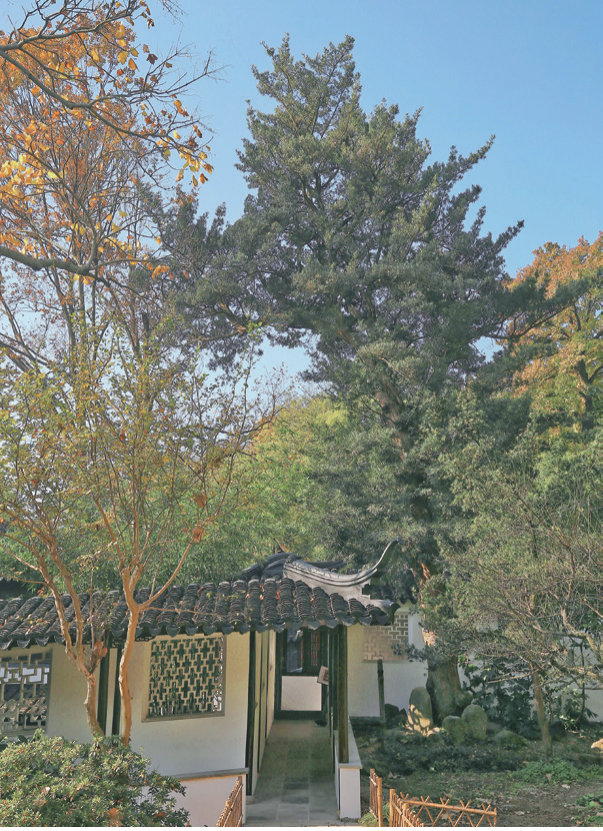
#> input picture analysis/pilot/images/story/shbl-img-p012-1.jpg, 603 x 831 px
$ python audit_media.py ../pilot/images/story out.png
#> lines starting #> are read from the running program, lines starting #| are printed output that depends on the picture
"""古树资料包审计：逐文件生成清单（格式、EXIF/GPS、清晰度、重复）并标记质量问题。

用法:
    python audit_media.py <解压根目录> <输出目录> [--expected-year 2026]

<解压根目录> 下每个一级子目录视为一棵树/一个点位（例如每个 zip 解压到一个子目录）。
输出 inventory.json 与 inventory.csv（UTF-8 BOM，可直接用 Excel 打开）。

依赖: pip install pillow imagehash numpy ；视频分析需要系统已安装 ffprobe（随 ffmpeg 提供）。
"""
import argparse
import csv
import hashlib
import json
import os
import re
import subprocess

import imagehash
import numpy as np
from PIL import ExifTags, Image

Image.MAX_IMAGE_PIXELS = None

ap = argparse.ArgumentParser()
ap.add_argument("root")
ap.add_argument("out")
ap.add_argument("--expected-year", help="本批调查年份；视频创建年份与之不同时标记")
args = ap.parse_args()
ROOT, OUT = args.root, args.out
TREE_OF = {}  # 可选：一级目录名 -> 显示名；为空时直接使用目录名

MAGIC = [
    (b"\xff\xd8\xff", "jpeg"), (b"\x89PNG", "png"), (b"PK\x03\x04", "zip/ooxml"),
    (b"%PDF", "pdf"), (b"GIF8", "gif"),
]


def sniff(path):
    with open(path, "rb") as f:
        head = f.read(16)
    for sig, name in MAGIC:
        if head.startswith(sig):
            return name
    if head[4:8] == b"ftyp":
        return "mp4/mov"
    return "unknown" if head else "empty"


def sha256(path):
    h = hashlib.sha256()
    with open(path, "rb") as f:
        for chunk in iter(lambda: f.read(1 << 20), b""):
            h.update(chunk)
#> further down, im is the input picture: PIL image 603x831 RGB; mean R, G, B 119.8, 128.7, 122
    return h.hexdigest()


# [4 lines left out: function dms_to_deg, not called in this run]


def exif_info(im):
    info = {}
    ex = im.getexif()
    if not ex:
        return info
    tags = {ExifTags.TAGS.get(k, k): v for k, v in ex.items()}
    for k in ("Make", "Model", "Software", "Orientation", "DateTime", "Artist", "Copyright", "ImageDescription"):
        if k in tags:
            info[k] = str(tags[k]).strip("\x00 ")
    sub = ex.get_ifd(0x8769)
    for k, v in sub.items():
        name = ExifTags.TAGS.get(k, k)
        if name in ("DateTimeOriginal", "OffsetTimeOriginal", "FocalLength", "FNumber", "ExposureTime", "ISOSpeedRatings", "LensModel"):
            info[name] = str(v).strip("\x00 ")
    gps = ex.get_ifd(0x8825)
    if gps:
        g = {ExifTags.GPSTAGS.get(k, k): v for k, v in gps.items()}
        try:
            info["lat"] = round(dms_to_deg(g["GPSLatitude"], g.get("GPSLatitudeRef", "N")), 7)
            info["lon"] = round(dms_to_deg(g["GPSLongitude"], g.get("GPSLongitudeRef", "E")), 7)
        except Exception:
            pass
        if "GPSAltitude" in g:
            info["alt"] = round(float(g["GPSAltitude"]), 1)
    return info


# [17 lines left out: function xmp_info, not called in this run]


def quality(im):
    g = im.convert("L")
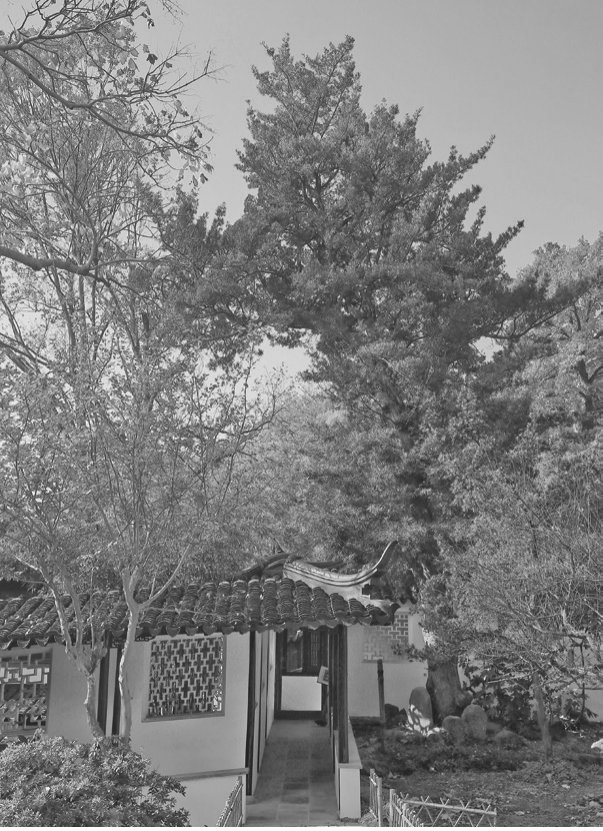
#> g: PIL image 603x831 L; min 23, max 255, mean 125.2
    g.thumbnail((1024, 1024))
    a = np.asarray(g, dtype=np.float32)
    lap = (a[1:-1, 1:-1] * -4 + a[:-2, 1:-1] + a[2:, 1:-1] + a[1:-1, :-2] + a[1:-1, 2:])
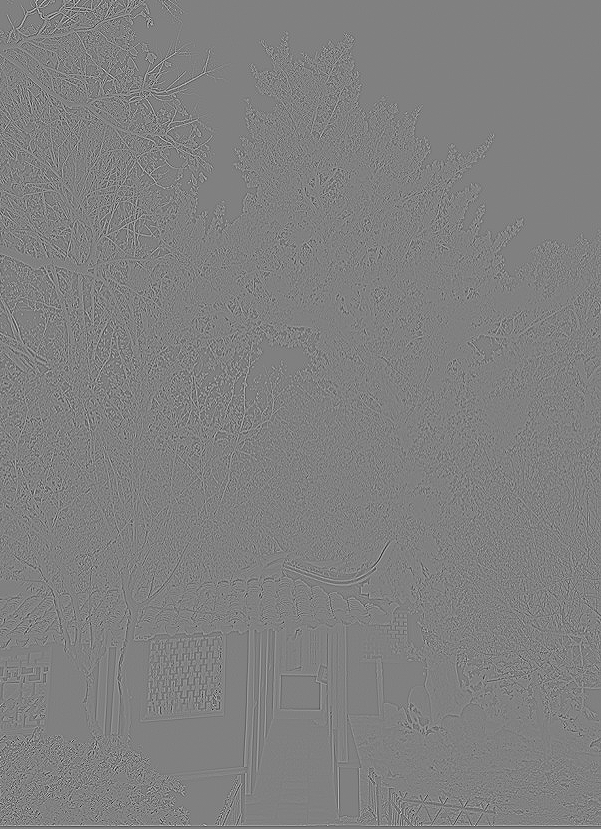
#> lap: shape (829, 601) float32; min -471, max 463, mean 0; drawn with min black and max white
    return {
        "sharpness_lapvar": round(float(lap.var()), 1),
        "mean_luma": round(float(a.mean()), 1),
        "clip_dark_pct": round(float((a < 8).mean() * 100), 2),
        "clip_bright_pct": round(float((a > 247).mean() * 100), 2),
    }


# [20 lines left out: function ffprobe, not called in this run]


NOTE_IN_NAME = re.compile(r"[（(].+[)）]|，|是.+不是|推测|可能|备注")
CAMERA_RAW_NAME = re.compile(r"^(DSC|DJI|IMG|_DSC|P\d|\d{10,})|\.pic_hd|^[0-9A-F]{16}\.", re.I)

rows = []
for dirpath, dirnames, filenames in os.walk(ROOT):
    dirnames.sort()
    for fn in sorted(filenames):
        p = os.path.join(dirpath, fn)
        rel = os.path.relpath(p, ROOT)
        key = rel.split(os.sep)[0]
        ext = os.path.splitext(fn)[1].lower()
        size = os.path.getsize(p)
        real = sniff(p)
        r = {
            "tree": TREE_OF.get(key, key), "path": rel, "name": fn, "ext": ext,
            "size_mb": round(size / 1e6, 2), "real_format": real, "sha256": sha256(p),
            "depth": rel.count(os.sep), "issues": [],
        }
        if size == 0:
            r["issues"].append("0字节文件(内容写在文件名里)")
        if real in ("jpeg", "png"):
            with Image.open(p) as im:
                r["width"], r["height"] = im.size
                r["megapixels"] = round(im.size[0] * im.size[1] / 1e6, 1)
                r.update(exif_info(im))
                r.update(quality(im))
#> (the run stopped early here; a loop or call above may not have finished)

$ run again, on analysis/pilot/images/story/shbl-img-p012-4.jpg
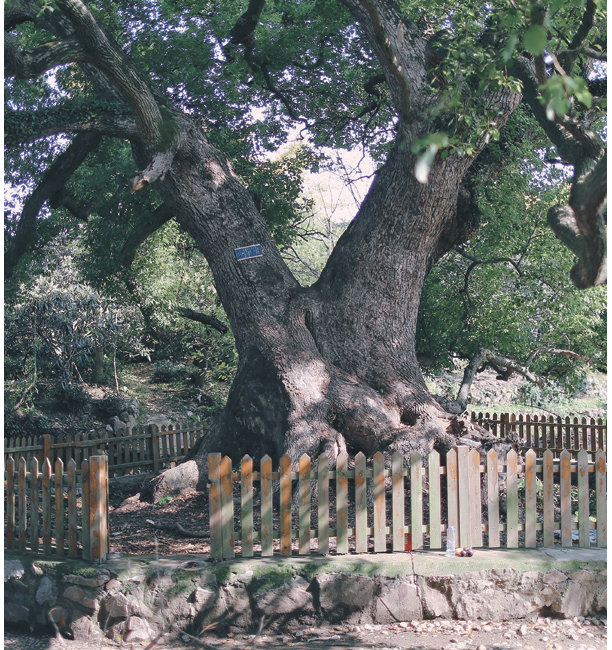
#> input picture analysis/pilot/images/story/shbl-img-p012-4.jpg, 612 x 650 px
#> im is the input picture: PIL image 612x650 RGB; mean R, G, B 101.7, 106.7, 104.6
#> in quality, `g = im.convert("L")`:
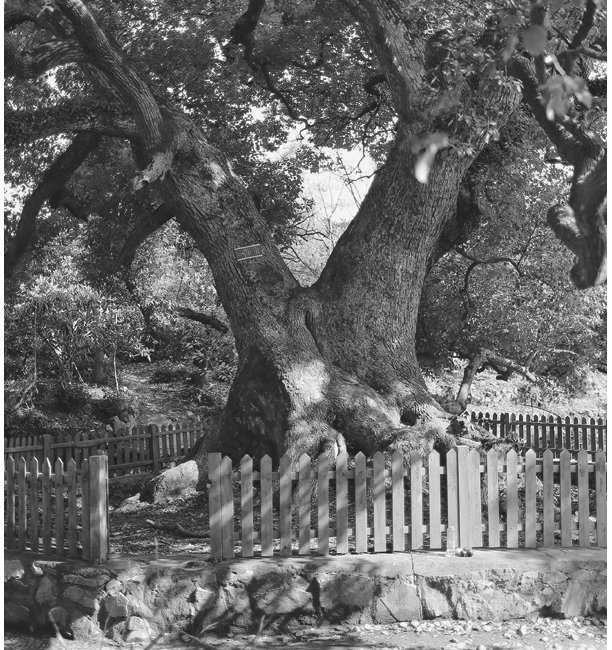
#> g: PIL image 612x650 L; min 9, max 255, mean 104.9
#> in quality, `lap = (a[1:-1, 1:-1] * -4 + a[:-2, 1:-1] + a[2:, 1:-1] + a[1:-1, :-2] ..`:
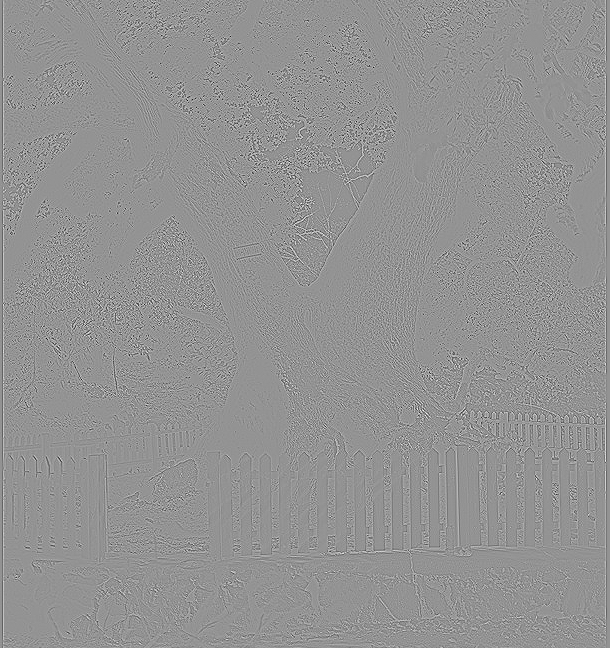
#> lap: shape (648, 610) float32; min -612, max 447, mean 0; drawn with min black and max white

$ run again, on analysis/pilot/images/story/shbl-img-p013-1.jpg
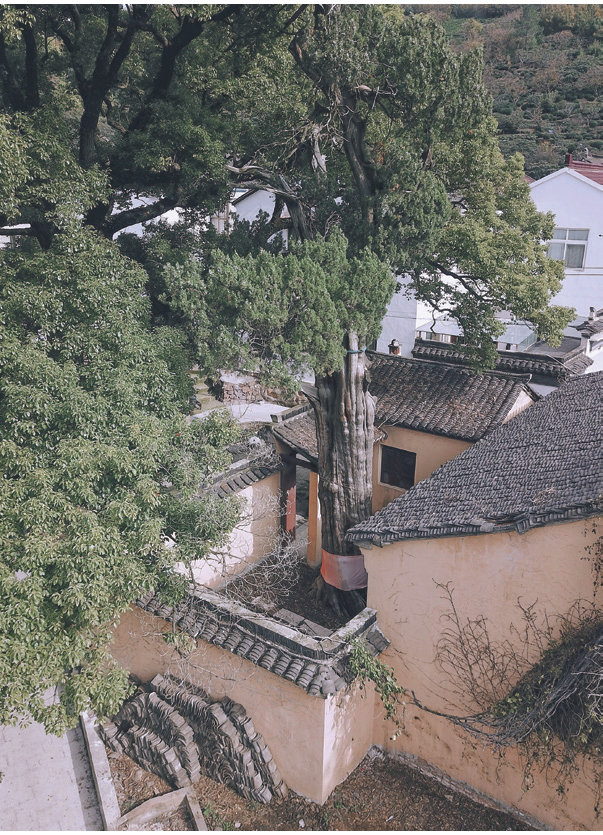
#> input picture analysis/pilot/images/story/shbl-img-p013-1.jpg, 603 x 835 px
#> im is the input picture: PIL image 603x835 RGB; mean R, G, B 113.7, 111.4, 106.1
#> in quality, `g = im.convert("L")`:
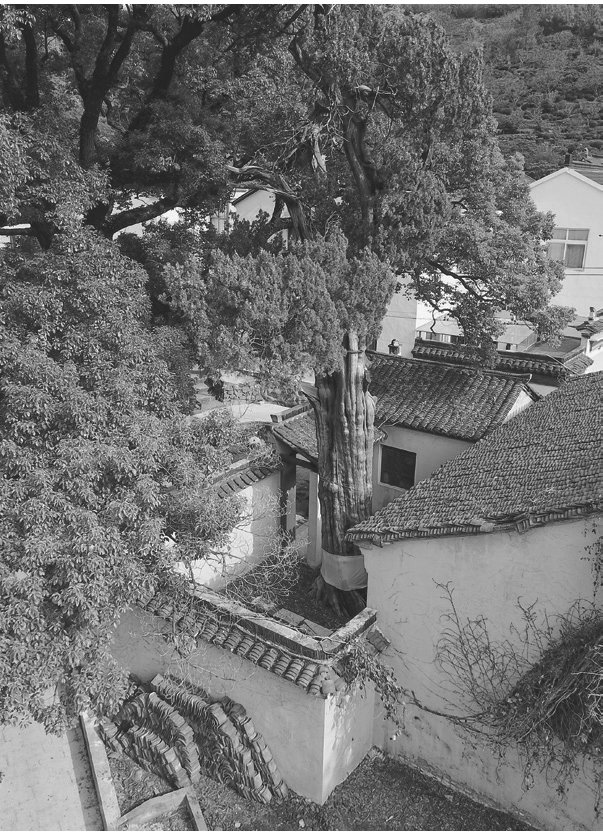
#> g: PIL image 603x835 L; min 10, max 255, mean 111.5
#> in quality, `lap = (a[1:-1, 1:-1] * -4 + a[:-2, 1:-1] + a[2:, 1:-1] + a[1:-1, :-2] ..`:
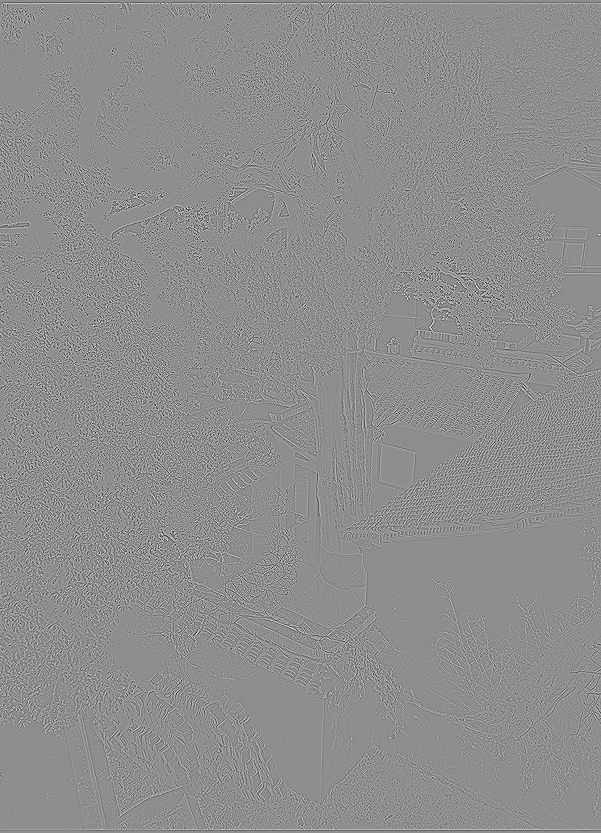
#> lap: shape (833, 601) float32; min -592, max 470, mean 0; drawn with min black and max white
